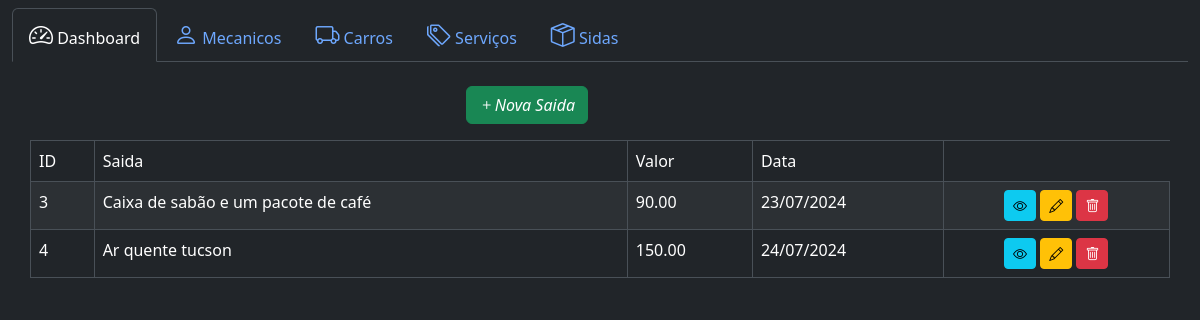
Screenshot of /outflow with the database file from the repository.
### oficina/models.py (models this page shows)
class Outflow(models.Model):
    outflow = models.TextField(max_length=255, blank=False, null=False)
    price = models.DecimalField(max_digits=10, decimal_places=2)
    created_at = models.DateField(auto_now_add=True)

### oficina/views.py (the view)
class OutflowListView(ListView):
    model = Outflow
    context_object_name = 'outflows'
    template_name = 'components/outflow/list_outflow.html'

### oficina/templates/components/outflow/list_outflow.html (shortened to what this page needs)
{% extends "base.html" %}
{% block content %}
    <div class="row mb-3">
        <div class="col-md-4 col-lg-6">
            <a href="{% url "create_outflow" %}" class="btn btn-success float-end">
                <i class="bi bi-plus">Nova Saida</i>
            </a>
        </div>
    </div>
    <div class="table-responsive">
        <table class="table table-striped table-bordered">
            <thead class="thead-dark">
                <tr>
                    <td>ID</td>
                    <td>Saida</td>
                    <td>Valor</td>
                    <td>Data</td>
                </tr>
            </thead>
            <tbody>
                {% for outflow in outflows %}
                        <td>{{outflow.id}}</td>
                        <td>{{outflow.outflow}}</td>
                        <td>{{outflow.price}}</td>
                        <td>{{outflow.created_at|date:'d/m/Y'}}</td>
                        <td class="text-center">
                            <a href="" class="btn btn-info btn-sm">
                                <i class="bi bi-eye"></i>
                            </a>
                            <a href="{% url "update_outflow" outflow.pk%}" class="btn btn-warning btn-sm">
                                <i class="bi bi-pencil"></i>
                            </a>
                            <a href="{% url "delete_outflow" outflow.pk%}" class="btn btn-danger btn-sm">
                                <i class="bi bi-trash"></i>
                            </a>
                        </td>
                {% endfor %}
            </tbody>
        </table>
    </div>
{% endblock content %}

### rows the page displays
Outflow: id "3", outflow "Caixa de sabão e um pacote de café", price "90.00", created_at "23/07/2024"
Outflow: id "4", outflow "Ar quente tucson", price "150.00", created_at "24/07/2024"
